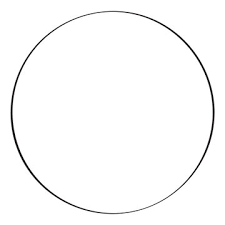
#> input picture test_circle.png, 225 x 225 px, found by its file name
$ python hough_circles.py
#> lines starting #> are read from the running program, lines starting #| are printed output that depends on the picture; after the words box and inside, x2 and y2 are one past the last pixel; in counts of white or black regions, pixels touching at a corner belong together
import numpy as np
from PIL import Image, ImageDraw


img=Image.open('C:/Users/alimo/Documents/FRT/Contour Detection (Basketball)/contour-detection/test_circle.png')
#> img is the input picture: PIL image 225x225 P; mean R, G, B 250.9, 250.8, 250.8
display(img)

height,width = img.size
#> height = 225; width = 225
lum_img = Image.new('L', [height,width] , 0)
#> lum_img: PIL image 225x225 L; every value is 0

draw = ImageDraw.Draw(lum_img)
draw.pieslice([(0,0), (height,width)], 0, 360,
              fill = 255, outline = "white")
img_arr =np.array(img)
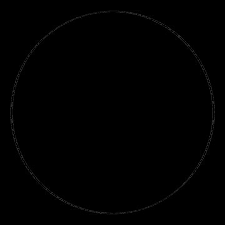
#> img_arr: shape (225, 225); min 0, max 51, mean 0.7
lum_img_arr =np.array(lum_img)
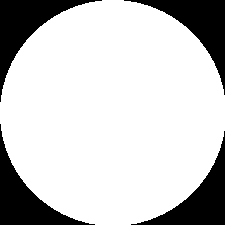
#> lum_img_arr: shape (225, 225); 79.1% white; 4 black regions, box (x1, y1, x2, y2) and area: (0, 0, 102, 102) 2747, (124, 0, 225, 95) 2645, (0, 124, 95, 225) 2645, (131, 131, 225, 225) 2544
display(Image.fromarray(lum_img_arr))
final_img_arr = np.dstack((img_arr,lum_img_arr))
display(Image.fromarray(final_img_arr))
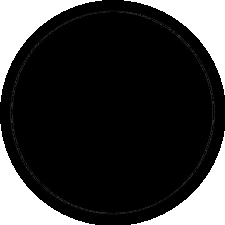
#> shown: PIL image 225x225 LA; mean R, G, B, A 0.7, 0.7, 0.7, 201.7; transparent parts drawn white
